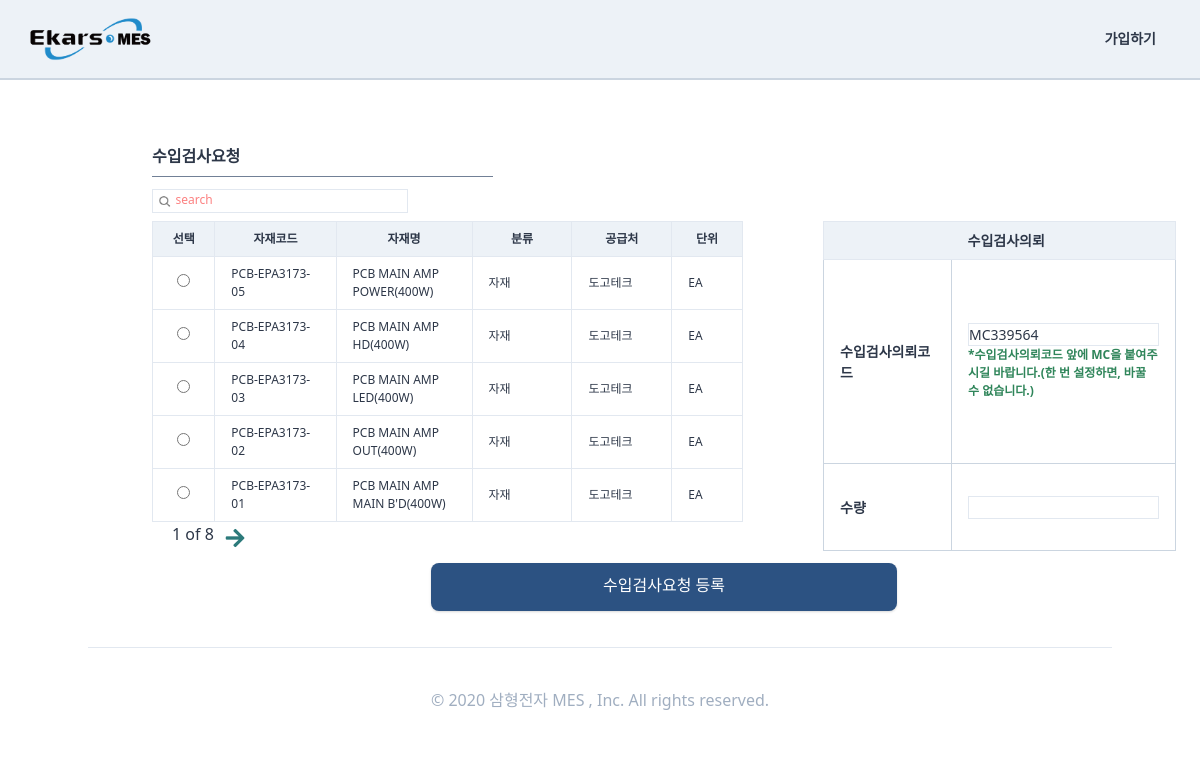
The app's page /stockmanages/materialcheckrequest/ with its own data.
### StandardInformation/models.py (models this page shows, shortened)
class Material(TimeStampedModel):
    EA = "EA"
    ROLL = "ROLL"
    BOX = "BOX"
    SET = "SET"
    봉 = "봉"
    단위_CHOICES = (
        (EA, "EA"),
        (ROLL, "ROLL"),
        (BOX, "BOX"),
        (SET, "SET"),
        (봉, "봉"),
    )
    자재 = "자재"
    부분품 = "부분품"
    상품 = "상품"
    품목_CHOICES = (
        (자재, "자재"),
        (부분품, "부분품"),
        (상품, "상품"),
    )
    작성자 = models.ForeignKey(
        "users.User", related_name="자재제품작성자", on_delete=models.SET_NULL, null=True
    )
    자재코드 = models.CharField(max_length=120, blank=True)
    품목 = models.CharField(
        choices=품목_CHOICES, max_length=4, null=True, blank=True, default=자재
    )
    자재품명 = models.CharField(max_length=100, blank=True)
    규격 = models.CharField(max_length=30, blank=True)
    단위 = models.CharField(choices=단위_CHOICES, max_length=4, blank=True, default=EA)
    자재공급업체 = models.ForeignKey(
        "SupplyPartner",
        related_name="제공자재",
        on_delete=models.SET_NULL,
        null=True,
        blank=True,
    )
    단가 = models.IntegerField(null=True)
    특이사항 = models.TextField(blank=True, null=True)
    class Meta:
        verbose_name = "자재"
        verbose_name_plural = "자재"

class SupplyPartner(TimeStampedModel):
    고객 = "고객"
    대리점 = "대리점"
    공급처 = "공급처"
    거래처_CHOICES = (
        (고객, "고객"),
        (대리점, "대리점"),
        (공급처, "공급처"),
    )
    공급처작성자 = models.ForeignKey(
        "users.User", related_name="공급처거래처작성자", on_delete=models.SET_NULL, null=True
    )
    작성일 = models.DateField(auto_now=True, auto_now_add=False)
    거래처구분 = models.CharField(choices=거래처_CHOICES, max_length=4, default=공급처)
    거래처코드 = models.CharField(max_length=50, null=True)
    거래처명 = models.CharField(max_length=70, null=True)
    사업자등록번호 = models.CharField(max_length=50, null=True)
    공급처담당자 = models.ForeignKey(
        "users.User", related_name="공급처거래처담당자", on_delete=models.SET_NULL, null=True
    )
    연락처 = models.CharField(max_length=50, blank=True)
    이메일 = models.EmailField(max_length=254, blank=True)
    사업장주소 = models.CharField(max_length=70, blank=True, null=True)
    사업자등록증첨부 = models.FileField(blank=True)
    특이사항 = models.TextField(blank=True)
    사용여부 = models.BooleanField(default=False)
    class Meta:
        verbose_name = "공급처"
        verbose_name_plural = "공급처"
    def __str__(self):
        return self.거래처명

### stockmanages/views.py (the view, shortened to what this page needs)
def materialcheckrequest(request):
    search = request.GET.get("search")
    if search is None:
        material = SI_models.Material.objects.all().order_by("-created")
        s_bool = False
    def give_number():
        while True:
            n = randint(1, 999999)
            num = str(n).zfill(6)
            code = "MC" + num
            obj = QC_models.MaterialCheckRegister.objects.get_or_none(수입검사의뢰코드=code)
            if obj:
                pass
            else:
                return code
    form = forms.materialcheckrequest(request.POST or None)
    code = give_number()
    form.initial = {
        "수입검사의뢰코드": code,
    }
    seletelist = [
        "불량분류",
    ]
    pagediv = 5
    totalpage = int(math.ceil(len(material) / pagediv))
    paginator = Paginator(material, pagediv, orphans=0)
    page = request.GET.get("page", "1")
    material = paginator.get_page(page)
    nextpage = int(page) + 1
    previouspage = int(page) - 1
    notsamebool = True
    if int(page) == totalpage:
        notsamebool = False
    if (search is None) or (search == ""):
        search = "search"
    return render(
        request,
        "stockmanages/materialcheckrequest.html",
        {
            "form": form,
            "material": material,
            "search": search,
            "page": page,
            "totalpage": totalpage,
            "notsamebool": notsamebool,
            "nextpage": nextpage,
            "previouspage": previouspage,
            "s_bool": s_bool,
            "seletelist": ["1",],
        },
    )

### stockmanages/forms.py (shortened to what this page needs)
class materialcheckrequest(forms.Form):
    수입검사의뢰코드 = forms.CharField(
        max_length=20,
        required=True,
        help_text=f"*수입검사의뢰코드 앞에 MC을 붙여주시길 바랍니다.(한 번 설정하면, 바꿀 수 없습니다.)",
        widget=forms.TextInput(attrs={"size": "12"}),
    )
    수량 = forms.IntegerField()
    자재 = forms.CharField()

### core/managers.py (called while the page is built)
    def get_or_none(self, **kwargs):
        try:
            return self.get(**kwargs)
        except self.model.DoesNotExist:
            return None

### templates/stockmanages/materialcheckrequest.html (shortened to what this page needs)
{%extends "stockmanages/stockmanageshome.html"%}
{%load static%}
{%block main_contens%}
<div class="w-full h-full pl-32 -mt-6 font-semibold pt-12 flex flex-col">
    <div class="flex flex-col p-6 w-full ">
        <span class="border-b w-1/3 mb-3 border-gray-600 pb-2 font-semibold text-base">수입검사요청 </span>
        <div class="w-64 border h-6 mb-2">
            <form method="get" action="" class="w-full flex ">
                <button class="w-4 h-4 mt-1 ml-1  rounded-xl bg-cover bg-center"
                    style="background-image:url({% static 'img/search.png' %});"></button>
                <input name="search" placeholder={{search}}
                    class="ml-1 w-full border-none search-box text-xs font-medium placeholder-red-400 focus: outline-none" />
            </form>
        </div>
        <div class="flex">
            <div class=" flex justify-start items-start">
                <form method="POST" class="w-full flex flex-col" enctype="multipart/form-data">
                    <div class="w-full flex ">
                        <div class="flew flex-col w-full">
                            <table class="table-fixed font-light text-xs">
                                <thead>
                                    <tr>
                                        <th class="border bg-gray-200 px-2 py-2 w-20">선택</th>
                                        <th class="border bg-gray-200 px-3 py-2 w-40">자재코드</th>
                                        <th class="border bg-gray-200 px-4 py-2 w-40">자재명</th>
                                        <th class="border bg-gray-200 px-4 py-2 w-40">분류</th>
                                        <th class="border bg-gray-200 px-4 py-2 w-40">공급처</th>
                                        <th class="border bg-gray-200 px-4 py-2 w-24">단위</th>
                                    </tr>
                                </thead>
                                <tbody>
                                    <ul id="id_자재">
                                        {%for list in material%}
                                        <tr>
                                            <td class="border px-4 py-2 text-center">
                                                <label for="id_자재_0"><input type="radio" name="자재" value={{list.pk}}
                                                        required="" id="id_자재_0">
                                                </label>
                                            </td>
                                            <td class="border px-4 py-2">
                                                {{list.자재코드}}</td>
                                            <td class="border px-4 py-2">{{list.자재품명}}</td>
                                            <td class="border px-4 py-2">{{list.품목}}</td>
                                            <td class="border px-4 py-2">{{list.자재공급업체}}</td>
                                            <td class="border px-4 py-2">{{list.단위}}</td>
                                        </tr>
                                        {%endfor%}
                                    </ul>
                                </tbody>
                            </table>
                            <div class="flex ml-2">
                                <span class="mx-3 font-medium  text-base">{{page}} of
                                    {{totalpage}}</span>
                                {% if notsamebool %}
                                {%if s_bool%}
                                <a href="?search={{search}}&page={{nextpage}}" class="text-teal-700"><i
                                        class="fas fa-arrow-right fa-lg mt-2"></i></a>
                                {%else%}
                                <a href="?page={{nextpage}}" class="text-teal-700"><i
                                        class="fas fa-arrow-right fa-lg mt-2"></i></a>
                                {% endif %}{% endif %}
                            </div>
                        </div>
                        <table class="table-fixed text-sm w-64 ml-20">
                            <thead>
                                <tr>
                                    <th class="border border-r-0 bg-gray-200 px-4 py-2 w-32"></th>
                                    <th class="border border-l-0 bg-gray-200 px-4 py-2 w-56 text-left">수입검사의뢰</th>
                                </tr>
                            </thead>
                            <tbody>
                                {% for field in form %}
                                <tr>
                                    {%if field.name == "자재"%}
                                    {%else%}
                                    <td class="border border-gray-400 px-4 py-2">
                                        {{field.name}}
                                    </td>
                                    <td class="border border-gray-400 px-4 py-2">
                                        <div
                                            class=" {%if field.name not in seletelist %} border hover:border-gray-500 w-full {%endif%} ">
                                            {{field}}</div>
                                        <div class="text-xs text-green-700 ">
                                            {{field.help_text}}
                                        </div>
                                        {%endif%}
                                    </td>
                                </tr>
                                {%endfor%}
                            </tbody>
                        </table>
                    </div>
                    <div class=" flex flex-row justify-around -mx-12">
                        <button
                            class="btn-link bg-blue-800 text-white w-5/12 h-12 self-center my-3 pt-0 pb-1 shadow hover:shadow-lg hover:font-extrabold">
                            <div class="text-base font-medium">수입검사요청 등록</div>
                        </button> </div>
                </form>
            </div>
        </div>
    </div>
</div>
{%endblock main_contens %}

### records on screen
Material: 자재코드 "PCB-EPA3173-05", 자재품명 "PCB MAIN AMP POWER(400W)", 품목 "자재", 자재공급업체 "도고테크", 단위 "EA"
Material: 자재코드 "PCB-EPA3173-04", 자재품명 "PCB MAIN AMP HD(400W)", 품목 "자재", 자재공급업체 "도고테크", 단위 "EA"
Material: 자재코드 "PCB-EPA3173-03", 자재품명 "PCB MAIN AMP LED(400W)", 품목 "자재", 자재공급업체 "도고테크", 단위 "EA"
Material: 자재코드 "PCB-EPA3173-02", 자재품명 "PCB MAIN AMP OUT(400W)", 품목 "자재", 자재공급업체 "도고테크", 단위 "EA"
Material: 자재코드 "PCB-EPA3173-01", 자재품명 "PCB MAIN AMP MAIN B'D(400W)", 품목 "자재", 자재공급업체 "도고테크", 단위 "EA"

### other values on screen
{{ page }} "1"
{{ totalpage }} "8"
{{ field.name }} "수입검사의뢰코드" "수량"
{{ field.help_text }} "*수입검사의뢰코드 앞에 MC을 붙여주시길 바랍니다.(한 번 설정하면, 바꿀 수 없습니다.)"
